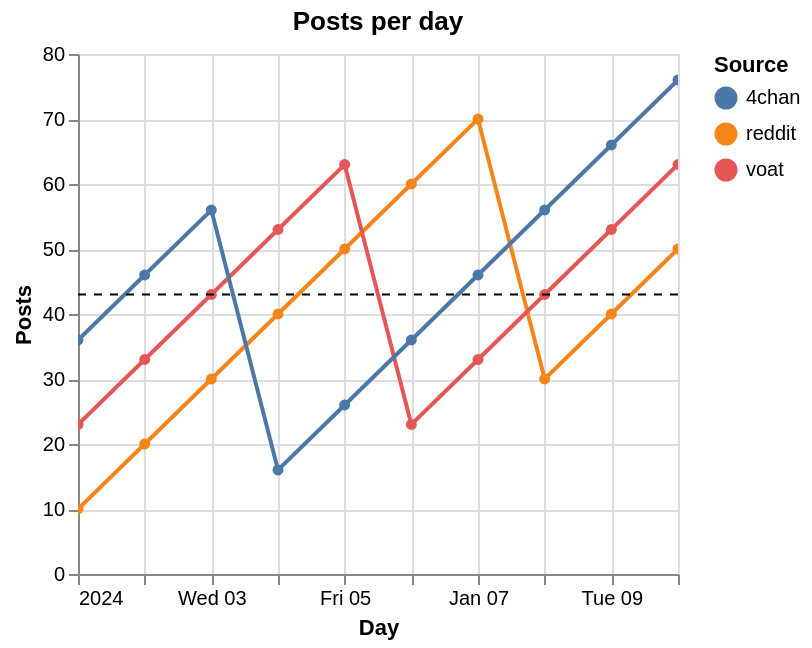

Express this chart as Vega-Lite.
### Vega-Lite specification from a JSON file in a GitHub repository (floating-point values rounded to 4 significant figures)
{"config": {"view": {"continuousWidth": 300, "continuousHeight": 300}}, "layer": [{"mark": {"type": "line", "point": true}, "encoding": {"color": {"field": "source", "title": "Source", "type": "nominal"}, "opacity": {"condition": [{"param": "pick", "value": 1}], "value": 0.15}, "tooltip": [{"field": "day", "type": "temporal"}, {"field": "source", "type": "nominal"}, {"field": "posts", "type": "quantitative"}], "x": {"field": "day", "title": "Day", "type": "temporal"}, "y": {"field": "posts", "title": "Posts", "type": "quantitative"}}, "name": "view_c3d11dceee7c9550_0", "title": "Posts per day"}, {"mark": {"type": "rule", "strokeDash": [4, 4]}, "encoding": {"y": {"aggregate": "mean", "field": "posts", "type": "quantitative"}}}], "data": {"name": "data-a595a54c052e8de2e0805b493d500ec6"}, "height": 260, "params": [{"name": "pick", "select": {"type": "point", "fields": ["source"]}, "bind": "legend", "views": ["view_c3d11dceee7c9550_0"]}, {"name": "zoom", "select": {"type": "interval"}, "bind": "scales", "views": ["view_c3d11dceee7c9550_0"]}], "width": "container", "$schema": "https://vega.github.io/schema/vega-lite/v6.4.1.json", "datasets": {"data-a595a54c052e8de2e0805b493d500ec6": [{"day": "2024-01-01", "source": "reddit", "posts": 10}, {"day": "2024-01-02", "source": "reddit", "posts": 20}, {"day": "2024-01-03", "source": "reddit", "posts": 30}, {"day": "2024-01-04", "source": "reddit", "posts": 40}, {"day": "2024-01-05", "source": "reddit", "posts": 50}, {"day": "2024-01-06", "source": "reddit", "posts": 60}, {"day": "2024-01-07", "source": "reddit", "posts": 70}, {"day": "2024-01-08", "source": "reddit", "posts": 30}, {"day": "2024-01-09", "source": "reddit", "posts": 40}, {"day": "2024-01-10", "source": "reddit", "posts": 50}, {"day": "2024-01-01", "source": "voat", "posts": 23}, {"day": "2024-01-02", "source": "voat", "posts": 33}, {"day": "2024-01-03", "source": "voat", "posts": 43}, {"day": "2024-01-04", "source": "voat", "posts": 53}, {"day": "2024-01-05", "source": "voat", "posts": 63}, {"day": "2024-01-06", "source": "voat", "posts": 23}, {"day": "2024-01-07", "source": "voat", "posts": 33}, {"day": "2024-01-08", "source": "voat", "posts": 43}, {"day": "2024-01-09", "source": "voat", "posts": 53}, {"day": "2024-01-10", "source": "voat", "posts": 63}, {"day": "2024-01-01", "source": "4chan", "posts": 36}, {"day": "2024-01-02", "source": "4chan", "posts": 46}, {"day": "2024-01-03", "source": "4chan", "posts": 56}, {"day": "2024-01-04", "source": "4chan", "posts": 16}, {"day": "2024-01-05", "source": "4chan", "posts": 26}, {"day": "2024-01-06", "source": "4chan", "posts": 36}, {"day": "2024-01-07", "source": "4chan", "posts": 46}, {"day": "2024-01-08", "source": "4chan", "posts": 56}, {"day": "2024-01-09", "source": "4chan", "posts": 66}, {"day": "2024-01-10", "source": "4chan", "posts": 76}]}}
